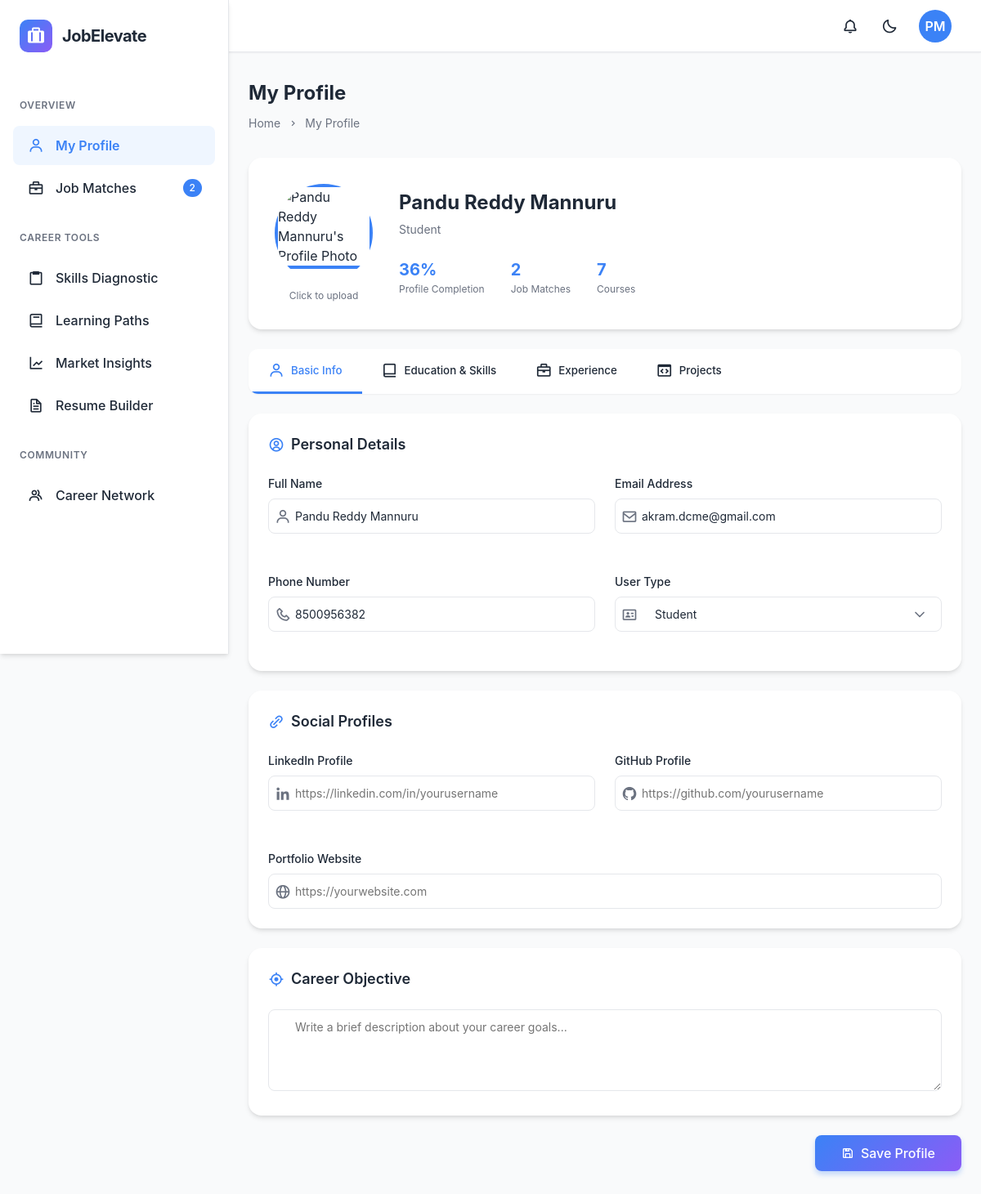
The app's page /dashboard/profile/ (signed in) with its own data.
### accounts/models.py (models this page shows, shortened)
class User(AbstractUser):
    full_name = models.CharField(_('full name'), max_length=255)
    phone_number = models.CharField(_('phone number'), max_length=15, blank=True, null=True)
    email = models.EmailField(_('email address'), unique=True)
    profile_photo = models.ImageField(_('profile photo'), upload_to='profile_photos/', blank=True, null=True)
    linkedin_profile = models.URLField(_('LinkedIn profile'), blank=True, null=True)
    github_profile = models.URLField(_('GitHub profile'), blank=True, null=True)
    portfolio_website = models.URLField(_('portfolio website'), blank=True, null=True)
    email_verified = models.BooleanField(default=False)
    email_otp = models.CharField(max_length=6, blank=True, null=True)
    otp_created_at = models.DateTimeField(blank=True, null=True)
    USER_TYPE_CHOICES = [
        ('student', _('Student')),
        ('professional', _('Professional')),
        ('recruiter', _('Recruiter'))
    ]
    user_type = models.CharField(_('user type'), max_length=20, choices=USER_TYPE_CHOICES, default='student')
    objective = models.TextField(_('career objective'), blank=True, null=True)
    university = models.CharField(_('university'), max_length=255, blank=True, null=True)
    degree = models.CharField(_('degree'), max_length=100, blank=True, null=True)
    graduation_year = models.IntegerField(_('graduation year'), blank=True, null=True)
    cgpa = models.FloatField(_('CGPA'), blank=True, null=True)
    technical_skills = models.TextField(_('technical skills'), blank=True, null=True)
    soft_skills = models.TextField(_('soft skills'), blank=True, null=True)
    projects = models.TextField(_('projects'), blank=True, null=True)
    internships = models.TextField(_('internships'), blank=True, null=True)
    certifications = models.TextField(_('certifications'), blank=True, null=True)
    achievements = models.TextField(_('achievements'), blank=True, null=True)
    job_title = models.CharField(_('job title'), max_length=100, blank=True, null=True)
    organization = models.CharField(_('organization'), max_length=100, blank=True, null=True)
    experience = models.IntegerField(_('years of experience'), blank=True, null=True)
    industry = models.CharField(_('industry'), max_length=100, blank=True, null=True)
    work_experience = models.TextField(_('work experience'), blank=True, null=True)
    work_experience_description = models.TextField(_('Work Experience Details'), blank=True, null=True)
    extracurricular_activities = models.TextField(_('extracurricular activities'), blank=True, null=True)
    company_name = models.CharField(_('company name'), max_length=255, blank=True, null=True)
    company_website = models.URLField(_('company website'), blank=True, null=True)
    company_description = models.TextField(_('company description'), blank=True, null=True)
    class Meta:
        verbose_name = _('user')
        verbose_name_plural = _('users')
    def get_skills_list(self):
        return [skill.strip() for skill in self.technical_skills.split(',')] if self.technical_skills else []
    def get_internships(self):
        if not self.internships or not self.internships.strip():
            return []
        try:
            return json.loads(self.internships)
        except json.JSONDecodeError:
            return [{"title": "Previous Experience", "description": self.internships}]
    def get_work_experience(self):
        if not self.work_experience or not self.work_experience.strip():
            return []
        try:
            return json.loads(self.work_experience)
        except json.JSONDecodeError:
            return [{"title": "Previous Experience", "description": self.work_experience}]
    def get_certifications(self):
        if not self.certifications or not self.certifications.strip():
            return []
        try:
            return json.loads(self.certifications)
        except json.JSONDecodeError:
            return [{"name": "Previous Certification", "description": self.certifications}]
    def get_projects(self):
        if not self.projects or not self.projects.strip():
            return []
        try:
            return json.loads(self.projects)
        except json.JSONDecodeError:
            return [{"title": "Previous Project", "description": self.projects}]
    def profile_completion(self):
        def is_filled(value):
            if not value:
                return False
            string_val = str(value).strip()
            if string_val in ('', '[]', '{}', 'null', 'None'):
                return False
            return True
        fields = [
            self.full_name,
            self.phone_number,
            self.email,
            self.profile_photo,
            self.linkedin_profile,
            self.github_profile,
            self.portfolio_website,
            self.objective,
            self.university,
            self.degree,
            self.graduation_year,
            self.cgpa,
            self.technical_skills,
            self.soft_skills,
            self.projects,
            self.certifications,
            self.achievements,
            self.extracurricular_activities,
        ]
        if self.user_type == 'student':
            fields.append(self.internships)
        elif self.user_type == 'professional':
            fields.append(self.work_experience_description)
            fields.append(self.job_title)
            fields.append(self.organization)
            fields.append(self.industry)
        total = len(fields)
        filled = sum(1 for f in fields if is_filled(f))
        return int((filled / total) * 100) if total > 0 else 0
    def get_job_matches_count(self, match_threshold=0.3):
        if self.user_type not in ['student', 'professional']:
            return 0
        try:
            from recruiter.models import Job
            user_skills = self.get_skills_list()
            if not user_skills:
                return 0
            user_skills_set = set([skill.lower().strip() for skill in user_skills])
            match_count = 0
            open_jobs = Job.objects.filter(status='Open')
            for job in open_jobs:
                if job.skills:
                    job_skills_set = set([skill.lower().strip() for skill in job.skills])
                    if job_skills_set:
                        matching_skills = user_skills_set.intersection(job_skills_set)
                        match_percentage = len(matching_skills) / len(job_skills_set)
                        if match_percentage >= match_threshold:
                            match_count += 1
            return match_count
        except Exception as e:
            import logging
            logger = logging.getLogger(__name__)
            logger.error(f"Error calculating job matches for user {self.id}: {str(e)}")
            return 0

### dashboard/views.py (the view, shortened to what this page needs)
# urls.py: path('profile/', views.profile, name='profile'),
@login_required
def profile(request):
    user = request.user
    full_name = user.full_name.strip() if user.full_name else ""
    name_parts = full_name.split()
    if len(name_parts) >= 2:
        initials = name_parts[0][0].upper() + name_parts[-1][0].upper()
    elif len(name_parts) == 1:
        initials = name_parts[0][0].upper()
    else:
        initials = "US"
    profile_percent = user.profile_completion()
    job_match_count = user.get_job_matches_count()
    work_experiences = user.get_work_experience()
    internships_raw = user.get_internships()
    internships = []
    for intern in internships_raw:
        skills_list = [skill.strip() for skill in intern.get('skills', '').split(',') if skill.strip()]
        intern['skills_list'] = skills_list
        internships.append(intern)
    projects_raw = user.get_projects()
    projects = []
    for proj in projects_raw:
        skills_list = [skill.strip() for skill in proj.get('skills', '').split(',') if skill.strip()]
        proj['skills_list'] = skills_list
        projects.append(proj)
    certs_raw = user.get_certifications()
    certifications = []
    for cert in certs_raw:
        skills_list = [skill.strip() for skill in cert.get('skills', '').split(',') if skill.strip()]
        cert['skills_list'] = skills_list
        certifications.append(cert)
    context = {
        'user': user,
        'user_initials': initials,
        'profile_percent': profile_percent,
        'job_match_count': job_match_count,
        'work_experiences': work_experiences,
        'internships': internships,
        'certifications': certifications,
        'projects': projects,
    }
    context['show_internships'] = user.user_type == 'student'
    context['show_experience'] = user.user_type == 'professional'
    if user.user_type in ['student', 'professional']:
        return render(request, 'dashboard/profile.html', context)
    elif user.user_type == 'recruiter':
        return render(request, 'dashboard/recruiter_profile.html', context)
    return redirect('accounts:login')

### dashboard/templates/dashboard/profile.html (shortened to what this page needs)
{% extends 'dashboard/base.html' %}
{% load static %}
{% block content %}
<div class="page-header">
    <h1 class="page-title">My Profile</h1>
    <div class="breadcrumb">
        <div class="breadcrumb-item">
            <a href="{% url 'dashboard:home' %}" class="breadcrumb-link">Home</a>
            <i class='bx bx-chevron-right'></i>
        </div>
        <div class="breadcrumb-item">
            <span>My Profile</span>
        </div>
    </div>
</div>
<div class="profile-container">
    <div class="profile-header">
        <div class="profile-header-content">
            <div class="profile-photo-wrapper">
                <div class="profile-photo-container" id="photo-container">
                    <img id="profile-photo-preview" class="profile-photo"
                        src="{% if user.profile_photo %}{{ user.profile_photo.url }}{% else %}{% static 'default_profile.png' %}{% endif %}"
                        alt="{{ user.full_name }}'s Profile Photo">
                </div>
                <span class="photo-upload-hint">Click to upload</span>
            </div>
            <div class="profile-header-info">
                <h2 class="profile-name">{{ user.full_name }}</h2>
                <p class="profile-role">{{ user.user_type|title }}</p>
                <div class="profile-stats">
                    <div class="profile-stat">
                        <span class="stat-value">{{ profile_percent }}%</span>
                        <span class="stat-label">Profile Completion</span>
                    </div>
                    <div class="profile-stat">
                        <span class="stat-value">{{ job_match_count }}</span>
                        <span class="stat-label">Job Matches</span>
                    </div>
                    <div class="profile-stat">
                        <span class="stat-value">7</span>
                        <span class="stat-label">Courses</span>
                    </div>
                </div>
            </div>
        </div>
       </div>
    <div class="profile-tabs">
        <button class="tab-button active" data-tab="basic-info">
            <i class='bx bx-user'></i>
            <span>Basic Info</span>
        </button>
        <button class="tab-button" data-tab="education-skills">
            <i class='bx bx-book-alt'></i>
            <span>Education & Skills</span>
        </button>
        <button class="tab-button" data-tab="experience">
            <i class='bx bx-briefcase'></i>
            <span>Experience</span>
        </button>
        <button class="tab-button" data-tab="projects">
            <i class='bx bx-code-block'></i>
            <span>Projects</span>
        </button>
    </div>
    <form method="POST" enctype="multipart/form-data" action="{% url 'dashboard:profile' %}" id="profile-form">
        <div class="tab-content active" id="basic-info-content">
            <div class="content-section">
                <div class="section-header">
                    <h3 class="section-title">
                        <i class='bx bx-user-circle'></i>
                        Personal Details
                    </h3>
                </div>
                <div class="form-grid">
                    <div class="form-group">
                        <label for="full_name">Full Name</label>
                        <div class="input-with-icon">
                            <i class='bx bx-user'></i>
                            <input type="text" name="full_name" value="{{ user.full_name|default_if_none:'' }}">
                        </div>
                    </div>
                    <div class="form-group">
                        <label for="email">Email Address</label>
                        <div class="input-with-icon">
                            <i class='bx bx-envelope'></i>
                            <input type="email" id="email" name="email" value="{{ user.email }}" required>
                        </div>
                    </div>
                    <div class="form-group">
                        <label for="phone_number">Phone Number</label>
                        <div class="input-with-icon">
                            <i class='bx bx-phone'></i>
                            <input type="tel" id="phone_number" name="phone_number" value="{{ user.phone_number }}">
                        </div>
                    </div>
                    <div class="form-group">
                        <label for="user_type">User Type</label>
                        <div class="input-with-icon">
                            <i class='bx bx-id-card'></i>
                            <select id="user_type" name="user_type" required>
                                <option value="student" {% if user.user_type == 'student' %}selected{% endif %}>Student</option>
                            </select>
                        </div>
                    </div>
                </div>
            </div>
            <div class="content-section">
                <div class="section-header">
                    <h3 class="section-title">
                        <i class='bx bx-link-alt'></i>
                        Social Profiles
                    </h3>
                </div>
                <div class="form-grid">
                    <div class="form-group">
                        <label for="linkedin_profile">LinkedIn Profile</label>
                        <div class="input-with-icon">
                            <i class='bx bxl-linkedin'></i>
                            <input type="url" id="linkedin_profile" name="linkedin_profile" value="{{ user.linkedin_profile|default_if_none:'' }}" placeholder="https://linkedin.com/in/yourusername">
                        </div>
                    </div>
                    <div class="form-group">
                        <label for="github_profile">GitHub Profile</label>
                        <div class="input-with-icon">
                            <i class='bx bxl-github'></i>
                            <input type="url" id="github_profile" name="github_profile" value="{{ user.github_profile|default_if_none:'' }}" placeholder="https://github.com/yourusername">
                        </div>
                    </div>
                    <div class="form-group span-2">
                        <label for="portfolio_website">Portfolio Website</label>
                        <div class="input-with-icon">
                            <i class='bx bx-globe'></i>
                            <input type="url" id="portfolio_website" name="portfolio_website" value="{{ user.portfolio_website|default_if_none:'' }}" placeholder="https://yourwebsite.com">
                        </div>
                    </div>
                </div>
            </div>
            <div class="content-section">
                <div class="section-header">
                    <h3 class="section-title">
                        <i class='bx bx-target-lock'></i>
                        Career Objective
                    </h3>
                </div>
                <div class="form-group">
                    <textarea name="objective" id="objective" placeholder="Write a brief description about your career goals...">{{ user.objective|default_if_none:'' }}</textarea>
                </div>
            </div>
        </div>
        <div class="form-actions">
            <button type="submit" class="btn-submit">
                <i class='bx bx-save'></i>
                Save Profile
            </button>
        </div>
    </form>
</div>
{% endblock %}

### records on screen
User: full_name "Pandu Reddy Mannuru", user_type "Student", email "akram.dcme@gmail.com", phone_number "8500956382"

### other values on screen
{{ job_match_count }} "2"
{{ user_initials }} "PM"
{{ profile_percent }} "36"
